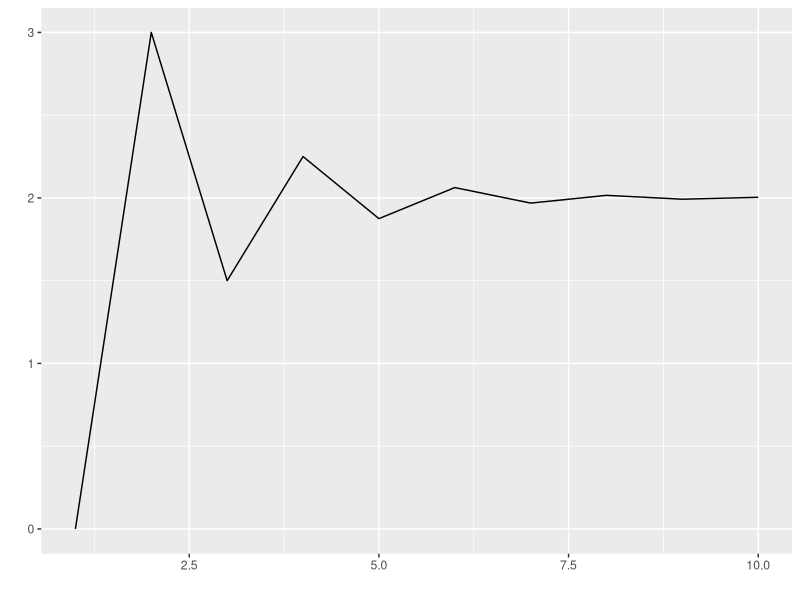
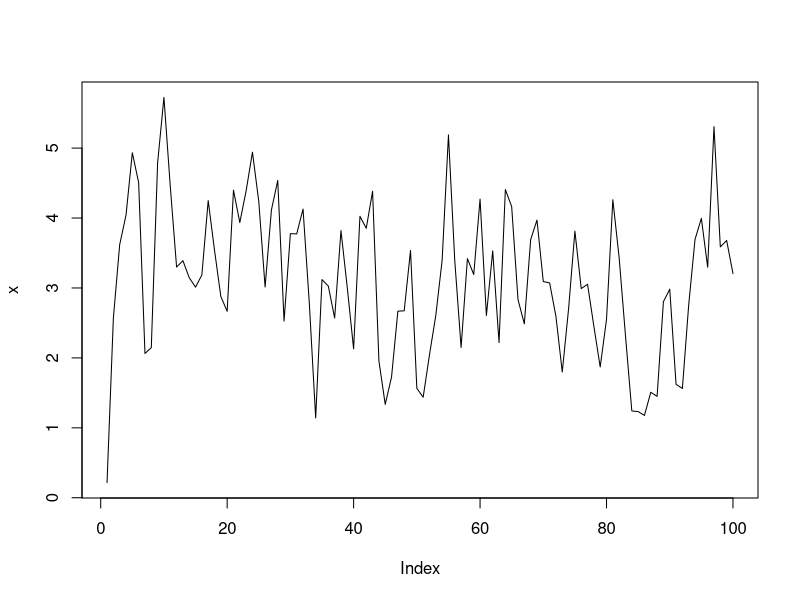

These charts were generated, in order, by the following R code:
## ---- chunk 1
knitr::opts_chunk$set(echo = TRUE)
library(tseries)
library(ggplot2)
library(ggfortify)
## ---- chunk 2
set.seed(3)
x <- rnorm(10)
x[1] = 0
for (t in 2:10){
  x[t] <- 3 -.5*x[t-1]
  
}
autoplot(ts(x))

x[4]
x
## ---- chunk 3
set.seed(4)
x <- w <- rnorm(100)
for (t in 2:100){
  x[t] <- 3 + w[t] + (.5 * w[t-1])
}
plot(x, type = "l")
mean(x)
## ---- chunk 4
adf.test(x) 
## ---- chunk 5
#Calculate the 95% CI of the simulated function

upperbound <- mean(x) + (1.96 *var(x))
lowerbound <- mean(x) - (1.96 *var(x))

print(c(lowerbound,upperbound))
